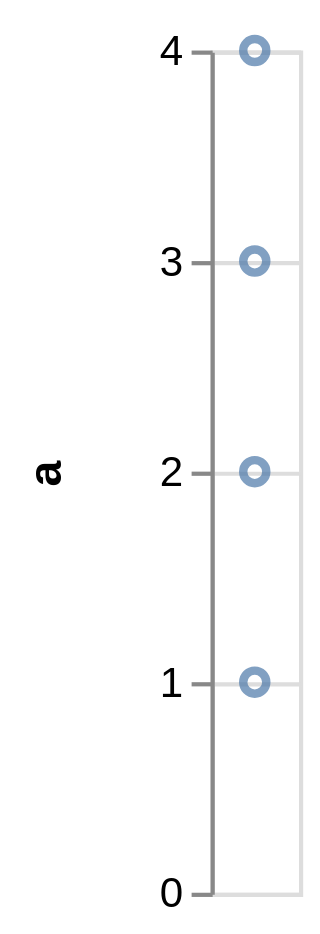

The Vega-Lite source for this figure:
### Vega specification from a JSON file in a GitHub repository (floating-point values rounded to 4 significant figures)
{"$schema": "https://vega.github.io/schema/vega/v3.json", "autosize": "pad", "padding": 5, "width": 21, "height": 200, "style": "cell", "data": [{"name": "source_0", "values": "a\n1\n2\n3\n4", "format": {"type": "csv"}}, {"name": "data_0", "source": "source_0", "transform": [{"type": "formula", "expr": "toNumber(datum[\"a\"])", "as": "a"}, {"type": "filter", "expr": "datum[\"a\"] !== null && !isNaN(datum[\"a\"])"}]}], "marks": [{"name": "marks", "type": "symbol", "style": ["point"], "from": {"data": "data_0"}, "encode": {"update": {"opacity": {"value": 0.7}, "fill": {"value": "transparent"}, "stroke": {"value": "#4c78a8"}, "x": {"signal": "width", "mult": 0.5}, "y": {"scale": "y", "field": "a"}}}}], "scales": [{"name": "y", "type": "linear", "domain": {"data": "data_0", "field": "a"}, "range": [{"signal": "height"}, 0], "nice": true, "zero": true}], "axes": [{"scale": "y", "orient": "left", "grid": false, "title": "a", "labelOverlap": true, "tickCount": {"signal": "ceil(height/40)"}, "zindex": 1}, {"scale": "y", "orient": "left", "grid": true, "tickCount": {"signal": "ceil(height/40)"}, "domain": false, "labels": false, "maxExtent": 0, "minExtent": 0, "ticks": false, "zindex": 0}], "config": {"axisY": {"minExtent": 30}}}
